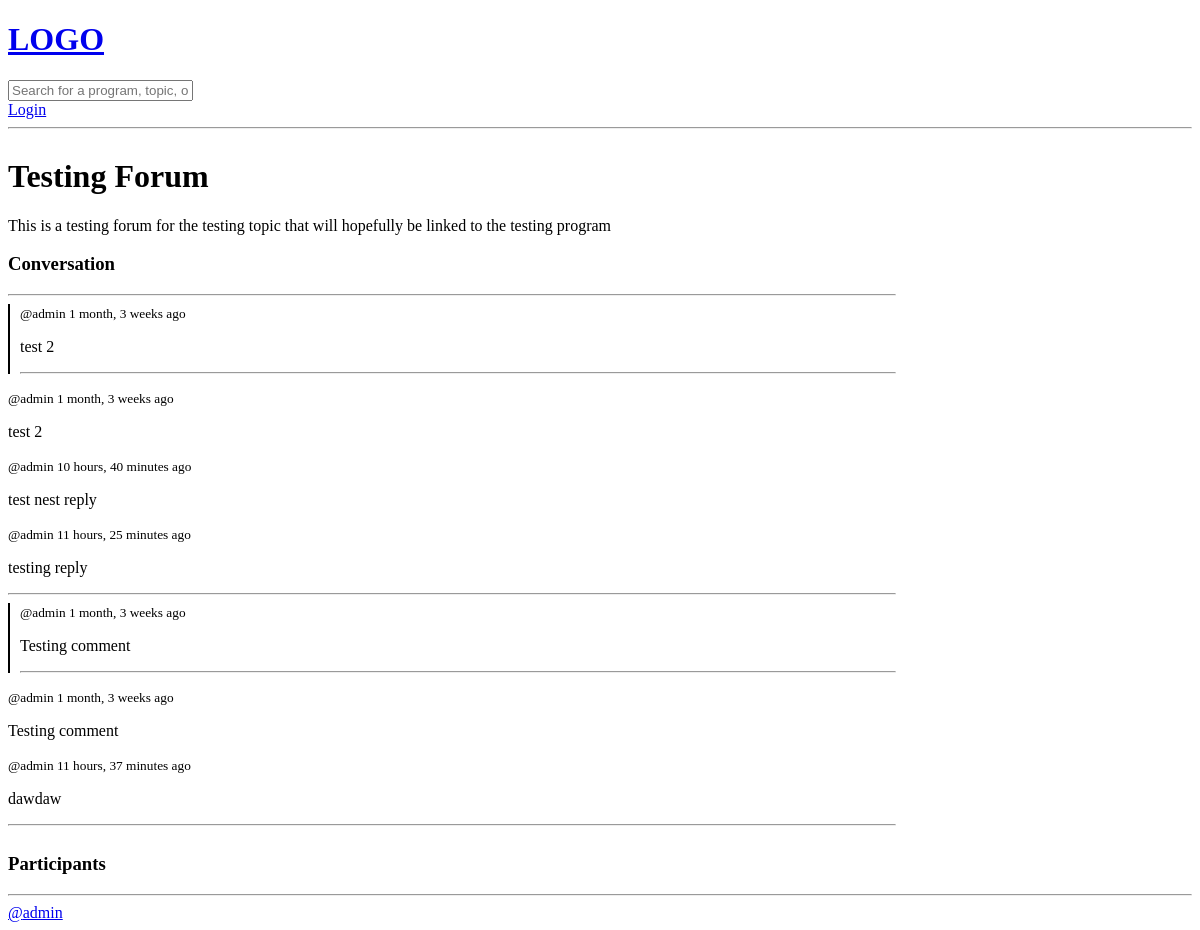
/forum/1/, run on the app's committed database.
### base/models.py (models this page shows, shortened)
class Forum(models.Model):
    host = models.ForeignKey(User, on_delete=models.SET_NULL, null=True)
    topic = models.ForeignKey(Topic, on_delete=models.SET_NULL, null=True)
    name = models.CharField(max_length=200)
    description = models.TextField(null=True, blank=True)
    participants = models.ManyToManyField(User, related_name='participants', blank=True)
    updated = models.DateTimeField(auto_now=True)
    created = models.DateTimeField(auto_now_add=True)
    class Meta:
        ordering = ['-updated', '-created']

class Message(models.Model):
    user = models.ForeignKey(User, on_delete=models.CASCADE)
    forum = models.ForeignKey(Forum, on_delete=models.CASCADE)
    body = models.TextField()
    parent_message = models.ForeignKey('self', on_delete=models.SET_NULL, null=True, blank=True, related_name='replies')
    updated = models.DateTimeField(auto_now=True)
    created = models.DateTimeField(auto_now_add=True)
    class Meta:
        ordering = ['-updated', '-created']

### base/views.py (the view, shortened to what this page needs)
# urls.py: path('forum/<str:pk>/', views.forum, name="forum"),
def forum(request, pk):
    forum = Forum.objects.get(id=pk)
    forum_messages = forum.message_set.filter(parent_message__isnull=True)
    participants = forum.participants.all()
    context = {'forum':forum, 'forum_messages':forum_messages, 'participants':participants}
    return render(request, 'base/forum.html', context)

### base/templates/base/forum.html (shortened to what this page needs)
{% extends 'main.html' %}
{% block content %}
<div class='forum-container'>
    <div>
        <h1>{{forum.name}}</h1>
        <p>{{forum.description}}</p>
        <div class='comment-wrapper'>
            <h3>Conversation</h3>
            <hr>
            {% for message in forum_messages %}
                {% include 'base/nested_message.html' with message=message %}
                <div>
                    <small>@{{message.user}} {{message.created|timesince}} ago</small>
                    <p>{{message.body}}</p>
                    {% if message.replies.all %}
                        <div class="comment">
                            {% for reply in message.replies.all %}
                                <div>
                                    <small>@{{reply.user}} {{reply.created|timesince}} ago</small>
                                    <p>{{reply.body}}</p>
                                </div>
                            {% endfor %}
                        </div>
                    {% endif %}
                    <hr>
                </div>
            {% endfor %}
        </div>
    </div>
</div>
    <div>
        <h3>Participants</h3>
        <hr>
        {% for user in participants %}
            <div>
                <a href="{% url 'user-profile' user.id %}">@{{user.username}}</a>
            </div>
        {% endfor %}
    </div>
{% endblock content %}

### base/templates/base/nested_message.html (shortened to what this page needs)
<div class="nested-message-container" style="margin-left: 0; border-left: 2px solid #000000; padding-left: 10px; margin-bottom: 15px;">
    <small>@{{ message.user }} {{ message.created|timesince }} ago</small>
    <p>{{ message.body }}</p>
    <hr>
</div>

### base/templates/base/forum.html (style rules this page uses)
.forum-container { display: grid; grid-template-columns: 3fr 1fr; }

### data on the page
Forum: name "Testing Forum", description "This is a testing forum for the testing topic that will hopefully be linked to the testing program"
Message: user "admin", created "1 month, 3 weeks", body "test 2"
Message: user "admin", created "10 hours, 40 minutes", body "test nest reply"
Message: user "admin", created "11 hours, 25 minutes", body "testing reply"
Message: user "admin", created "1 month, 3 weeks", body "Testing comment"
Message: user "admin", created "11 hours, 37 minutes", body "dawdaw"

### other printed values
{{ user.username }} "admin"
